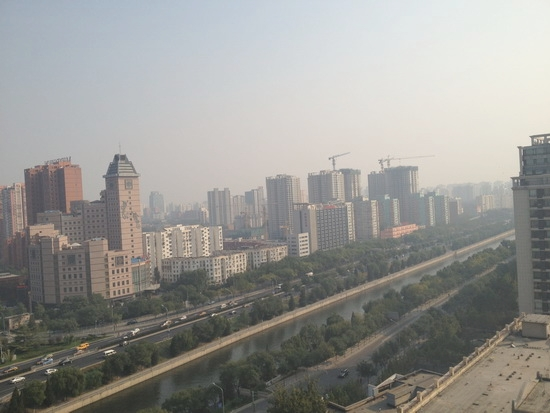
#> input picture 0151.jpg, 550 x 413 px, found by its file name
$ python sky_divide.py   (older library calls are emulated)
#> lines starting #> are read from the running program, lines starting #| are printed output that depends on the picture; after the words box and inside, x2 and y2 are one past the last pixel; in counts of white or black regions, pixels touching at a corner belong together
import cv2
import os
import math
import time
import sys
import numpy as np
import matplotlib.pyplot as plt
from numba import jit
from scipy import spatial
from scipy.optimize import curve_fit

# 加载原始图像
def load_image(image_file_path):
    if not os.path.exists(image_file_path):
        print("图像文件不存在！")
        return None
    img = cv2.imread(image_file_path)
#> img is the input picture: shape (413, 550, 3); mean B, G, R 146.4, 150.1, 150.9
    if img is None:
        print('读取图像失败!')
    return img

# 提取图像天空区域
def extract_sky(src_image):
    height, width = src_image.shape[0:2]
#> height = 413; width = 550
    # 提取边界
    sky_border_optimal = extract_border_optimal(src_image)
    # 修正边界
    border_correct = correct_border_polynomial(sky_border_optimal, src_image)
    # 判断是否存在天空
    sky_exists = has_sky_region(sky_border_optimal, height / 30, height / 10, 5)
    if sky_exists == 0:
        print('没有检测到天空区域')
    # 制作天空掩码
    sky_mask = make_sky_mask(src_image, border_correct, 1)
    return sky_mask, sky_exists

# 检测图像天空区域
def detect(image_file_path, output_path):
    src_image = load_image(image_file_path)
    if src_image is None:
        return
    # 移除图像缩小操作（pyrDown）
    sky_mask, sky_exists = extract_sky(src_image)
    # 直接保存单通道二值掩码
    cv2.imwrite(output_path, sky_mask)
    # print('图像检测完毕!')

# 检测图像天空区域--批量
# [85 lines left out: functions batch_detect, compute_vanish, batch_compute_vanish, not called in this run]

#提取图像梯度信息
def extract_image_gradient(src_image):
    #转灰度图像
    gray_image = cv2.cvtColor(src_image, cv2.COLOR_BGR2GRAY)
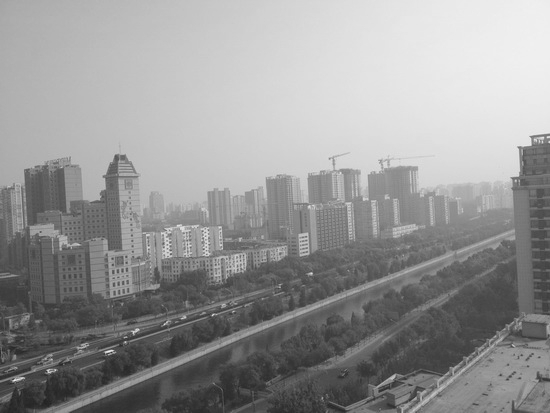
#> gray_image: shape (413, 550); min 34, max 245, mean 149.9

    #Sobel算子提取图像梯度信息
    x_gradient = cv2.Sobel(gray_image, cv2.CV_64F, 1, 0, 3)
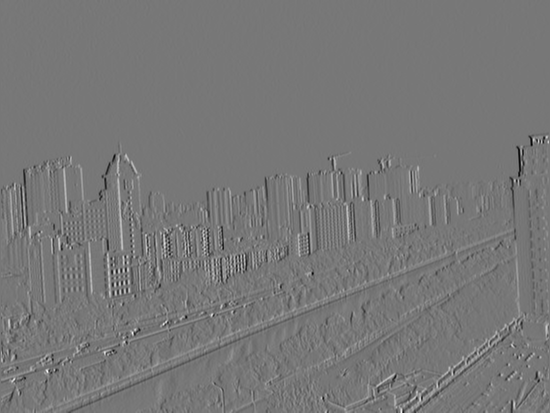
#> x_gradient: shape (413, 550) float64; min -434, max 492, mean 0.4; drawn with min black and max white
    y_gradient = cv2.Sobel(gray_image, cv2.CV_64F, 0, 1, 3)
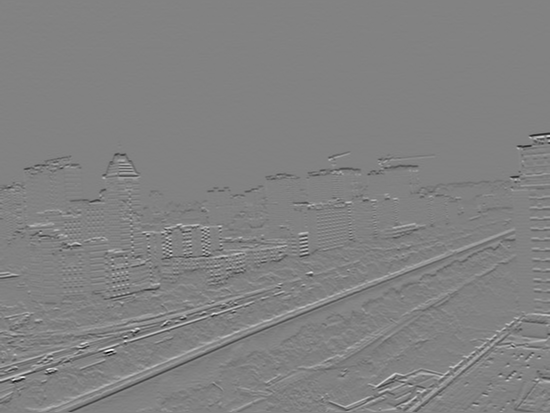
#> y_gradient: shape (413, 550) float64; min -644, max 617, mean -2.3; drawn with min black and max white

    #计算梯度幅值
    gradient_image = np.hypot(x_gradient, y_gradient)
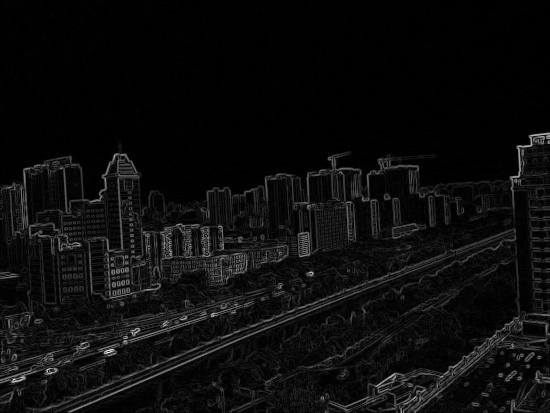
#> gradient_image: shape (413, 550) float64; min 0, max 649.7, mean 33.5; drawn with min black and max white
    ret, gradient_image = cv2.threshold(gradient_image, 40, 1000, cv2.THRESH_BINARY)
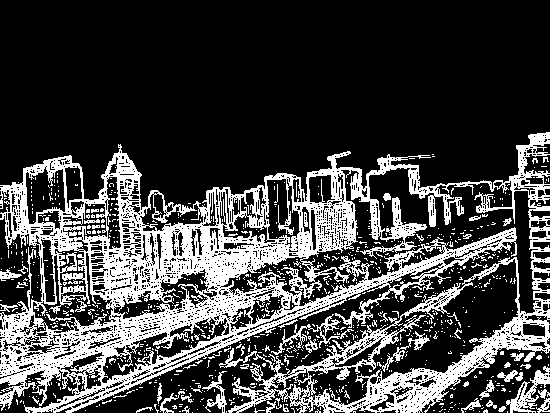
#> gradient_image: shape (413, 550) float64; values 0 (black) and 1000 (white), 26% white; 841 white regions (783 under 20 px), largest, box (x1, y1, x2, y2) and area: (0, 132, 550, 413) 52400, (506, 366, 550, 413) 674, (271, 314, 354, 355) 507
    #gradient_image = np.uint8(np.sqrt(np.multiply(x_gradient,x_gradient) + np.multiply(y_gradient,y_gradient)))

    return gradient_image

#利用能量函数优化计算计算天空边界线
def extract_border_optimal(src_image, thres_sky_min = 5, thres_sky_max = 600, thres_sky_search_step = 6):

    #提取梯度信息图
    gradient_info_map = extract_image_gradient(src_image)

    n = math.floor((thres_sky_max - thres_sky_min)/ thres_sky_search_step) + 1

    border_opt = None
    jn_max = 0

    for i in range(n + 1):
        t = thres_sky_min + (math.floor((thres_sky_max - thres_sky_min) / n) - 1) * i
        b_tmp = extract_border(gradient_info_map, t)
        jn = calculate_sky_energy(b_tmp, src_image)
        #print('threshold= ',t,'energy= ',jn)

        if jn > jn_max:
            jn_max = jn
            border_opt = b_tmp
#> this loop made 101 passes
#> jn_max on pass 1: 2.68e-07
#> pass 1, in calculate_sky_energy, `sky_mask = make_sky_mask(src_image, border, 1)`:
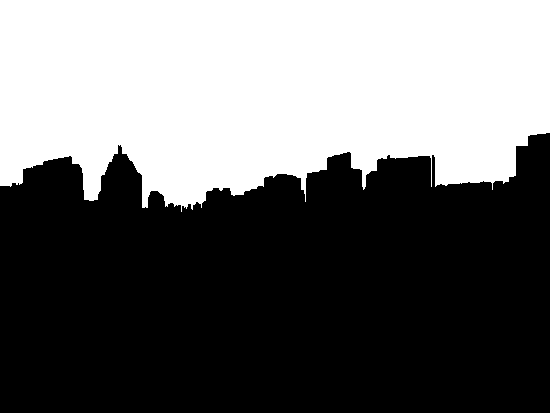
#> sky_mask: shape (413, 550); 42.3% white; 1 white region, box (x1, y1, x2, y2) and area: (0, 0, 550, 212) 96160

    return border_opt

# 计算天空图像能量函数
def calculate_sky_energy(border, src_image):

    # 制作天空图像掩码和地面图像掩码
    sky_mask = make_sky_mask(src_image, border, 1)
    ground_mask = make_sky_mask(src_image, border, 0)

    # 扣取天空图像和地面图像
    sky_image_ma = np.ma.array(src_image, mask = cv2.cvtColor(sky_mask, cv2.COLOR_GRAY2BGR))
    ground_image_ma = np.ma.array(src_image, mask = cv2.cvtColor(ground_mask, cv2.COLOR_GRAY2BGR))

    # 计算天空和地面图像协方差矩阵
    sky_image = sky_image_ma.compressed()
    ground_image = ground_image_ma.compressed()

    sky_image.shape = (sky_image.size//3, 3)
    ground_image.shape = (ground_image.size//3, 3)

    sky_covar, sky_mean = cv2.calcCovarMatrix(sky_image, mean=None, flags=cv2.COVAR_ROWS|cv2.COVAR_NORMAL|cv2.COVAR_SCALE)
    sky_retval, sky_eig_val, sky_eig_vec = cv2.eigen(sky_covar)

    ground_covar, ground_mean = cv2.calcCovarMatrix(ground_image, mean=None,flags=cv2.COVAR_ROWS|cv2.COVAR_NORMAL|cv2.COVAR_SCALE)
    ground_retval, ground_eig_val, ground_eig_vec = cv2.eigen(ground_covar)

    gamma = 2

    sky_det = cv2.determinant(sky_covar)
    #sky_eig_det = cv2.determinant(sky_eig_vec)
    ground_det = cv2.determinant(ground_covar)
    #ground_eig_det = cv2.determinant(ground_eig_vec)

    sky_energy = 1 / ((gamma * sky_det + ground_det) + (gamma * sky_eig_val[0,0] + ground_eig_val[0,0]))

    return sky_energy

# 判断图像是否存在天空区域
def has_sky_region(border, thresh_1, thresh_2, thresh_3):

    border_mean = np.average(border)

    #求天际线位置差，取绝对值，取均值
    border_diff_mean = np.average(np.absolute(np.diff(border)))

    sky_exists = 0
    if border_mean < thresh_1 or (border_diff_mean > thresh_3 and border_mean < thresh_2):
        return sky_exists
    else:
        sky_exists = 1
        return sky_exists

#判断图像是否有部分区域为天空区域
# [11 lines left out: function has_partial_sky_region, not called in this run]

#计算天空边界线
def extract_border(gradient_info_map, thresh):

    height, width = gradient_info_map.shape[0:2]
    border = np.full(width, height - 1)

    for col in range(width):
        #返回该列第一个大于阈值的元素的索引
        border_pos = np.argmax(gradient_info_map[:, col] > thresh)
        if border_pos > 0:
            border[col] = border_pos

    return border

#天空区域和原始图像融合图,显示天空区域
# [19 lines left out: function display_sky_region, not called in this run]

#制作天空掩码图像,type: 1: 天空 0: 地面
def make_sky_mask(src_image, border, type):

    height = src_image.shape[0]
    width = src_image.shape[1]

    mask = np.zeros((height,width),dtype= np.uint8)

    if type == 1:
        for col, row in enumerate(border):
            mask[0:row +1, col] = 255
    elif type == 0:
        for col, row in enumerate(border):
            mask[row + 1:, col] = 255
    else:
        assert type == 0 or type == 1,'type参数必须为0或1'

    return mask

#改善天空边界线
# [117 lines left out: functions refine_border, refine_border_alpha, true_sky, refine_vanishpoint, not called in this run]

#修正错误边界线--多项式拟合
def correct_border_polynomial(border, src_image):

    x = np.arange(0, src_image.shape[1], 1)
    border_line_argument = np.polyfit(x, border, 10)
    border_line_function = np.poly1d(border_line_argument)
    border_polynomial = np.int64(border_line_function(x))

    outlier = np.percentile(border,90)
    for col in range(len(border)):
        if border[col] >= outlier: # or abs(border[col]-border_polynomial[col]) > src_image.shape[0]/3 :
            border[col] = border_polynomial[col]
        #elif border[col] <= src_image.shape[0]//3:
            #border[col] = border_polynomial[col]

    return border


if __name__ == '__main__':
    input_path = r"C:\Users\lenovo\Desktop\bishe_final\0151.jpg"
    # 获取文件名（不包含路径）
    filename = os.path.basename(input_path)
    name, ext = os.path.splitext(filename)
    output_filename = f"{name}_mask.jpg"
    # 构造输出路径，这里假设输出路径和输入路径在同一目录下
    output_path = os.path.join(os.path.dirname(input_path), output_filename)

    tic = time.time()
    detect(input_path, output_path)
#> in extract_sky, `sky_mask = make_sky_mask(src_image, border_correct, 1)`:
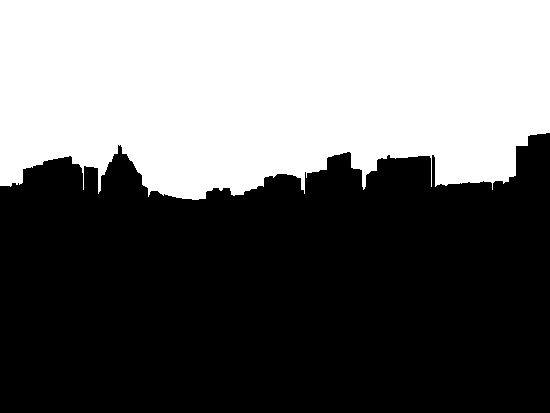
#> sky_mask: shape (413, 550); 41.9% white; 1 white region, box (x1, y1, x2, y2) and area: (0, 0, 550, 200) 95248
    toc = time.time()
    times = 1000 * (toc - tic)
    print('运行时间:', times, 'ms')
